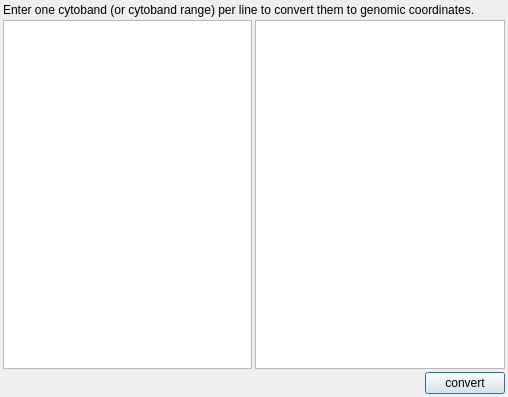
<?xml version="1.0" encoding="UTF-8"?>
<ui version="4.0">
 <class>CytobandToRegionsDialog</class>
 <widget class="QDialog" name="CytobandToRegionsDialog">
  <property name="geometry">
   <rect>
    <x>0</x>
    <y>0</y>
    <width>508</width>
    <height>397</height>
   </rect>
  </property>
  <property name="windowTitle">
   <string>Dialog</string>
  </property>
  <layout class="QGridLayout" name="gridLayout">
   <property name="leftMargin">
    <number>3</number>
   </property>
   <property name="topMargin">
    <number>3</number>
   </property>
   <property name="rightMargin">
    <number>3</number>
   </property>
   <property name="bottomMargin">
    <number>3</number>
   </property>
   <property name="spacing">
    <number>3</number>
   </property>
   <item row="0" column="0" colspan="2">
    <widget class="QLabel" name="label">
     <property name="text">
      <string>Enter one cytoband (or cytoband range) per line to convert them to genomic coordinates.</string>
     </property>
    </widget>
   </item>
   <item row="1" column="0">
    <widget class="QPlainTextEdit" name="in">
     <property name="lineWrapMode">
      <enum>QPlainTextEdit::NoWrap</enum>
     </property>
     <property name="plainText">
      <string/>
     </property>
    </widget>
   </item>
   <item row="1" column="1">
    <widget class="QPlainTextEdit" name="out">
     <property name="lineWrapMode">
      <enum>QPlainTextEdit::NoWrap</enum>
     </property>
     <property name="readOnly">
      <bool>true</bool>
     </property>
    </widget>
   </item>
   <item row="2" column="0" colspan="2">
    <layout class="QHBoxLayout" name="horizontalLayout">
     <item>
      <spacer name="horizontalSpacer">
       <property name="orientation">
        <enum>Qt::Horizontal</enum>
       </property>
       <property name="sizeHint" stdset="0">
        <size>
         <width>40</width>
         <height>20</height>
        </size>
       </property>
      </spacer>
     </item>
     <item>
      <widget class="QPushButton" name="convert_btn">
       <property name="text">
        <string>convert</string>
       </property>
      </widget>
     </item>
    </layout>
   </item>
  </layout>
 </widget>
 <resources/>
 <connections/>
</ui>
